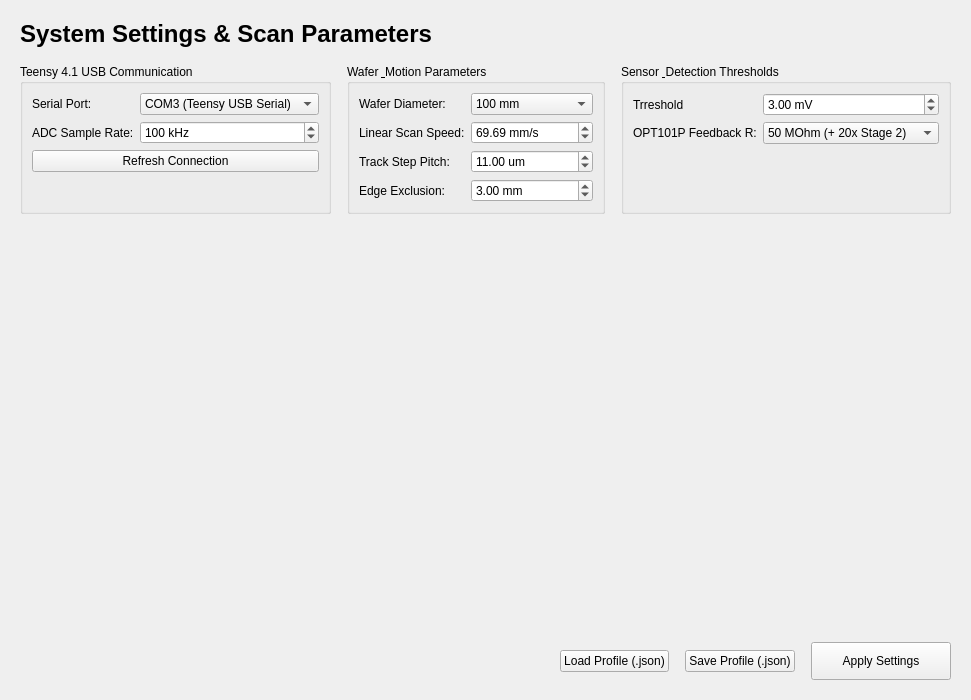
<?xml version="1.0" encoding="UTF-8"?>
<ui version="4.0">
 <class>SettingsPage</class>
 <widget class="QWidget" name="SettingsPage">
  <property name="geometry">
   <rect>
    <x>0</x>
    <y>0</y>
    <width>971</width>
    <height>700</height>
   </rect>
  </property>
  <layout class="QVBoxLayout" name="verticalLayout_main">
   <property name="spacing">
    <number>16</number>
   </property>
   <property name="leftMargin">
    <number>20</number>
   </property>
   <property name="topMargin">
    <number>20</number>
   </property>
   <property name="rightMargin">
    <number>20</number>
   </property>
   <property name="bottomMargin">
    <number>20</number>
   </property>
   <item>
    <widget class="QLabel" name="lbl_settings_title">
     <property name="font">
      <font>
       <pointsize>18</pointsize>
       <bold>true</bold>
      </font>
     </property>
     <property name="text">
      <string>System Settings &amp; Scan Parameters</string>
     </property>
    </widget>
   </item>
   <item>
    <layout class="QHBoxLayout" name="layout_columns">
     <property name="spacing">
      <number>16</number>
     </property>
     <item>
      <widget class="QGroupBox" name="group_serial">
       <property name="title">
        <string>Teensy 4.1 USB Communication</string>
       </property>
       <layout class="QFormLayout" name="formLayout_serial">
        <item row="0" column="0">
         <widget class="QLabel" name="label_port">
          <property name="text">
           <string>Serial Port:</string>
          </property>
         </widget>
        </item>
        <item row="0" column="1">
         <widget class="QComboBox" name="combo_com_port">
          <item>
           <property name="text">
            <string>COM3 (Teensy USB Serial)</string>
           </property>
          </item>
         </widget>
        </item>
        <item row="1" column="0">
         <widget class="QLabel" name="label_rate">
          <property name="text">
           <string>ADC Sample Rate:</string>
          </property>
         </widget>
        </item>
        <item row="1" column="1">
         <widget class="QSpinBox" name="spin_sample_rate">
          <property name="suffix">
           <string> kHz</string>
          </property>
          <property name="minimum">
           <number>10</number>
          </property>
          <property name="maximum">
           <number>500</number>
          </property>
          <property name="value">
           <number>100</number>
          </property>
         </widget>
        </item>
        <item row="2" column="0" colspan="2">
         <widget class="QPushButton" name="btn_reconnect_teensy">
          <property name="text">
           <string>Refresh Connection</string>
          </property>
         </widget>
        </item>
       </layout>
      </widget>
     </item>
     <item>
      <widget class="QGroupBox" name="group_scan_params">
       <property name="title">
        <string>Wafer &amp; Motion Parameters</string>
       </property>
       <layout class="QFormLayout" name="formLayout_scan">
        <item row="0" column="0">
         <widget class="QLabel" name="label_diam">
          <property name="text">
           <string>Wafer Diameter:</string>
          </property>
         </widget>
        </item>
        <item row="0" column="1">
         <widget class="QComboBox" name="combo_wafer_size">
          <item>
           <property name="text">
            <string>100 mm </string>
           </property>
          </item>
          <item>
           <property name="text">
            <string>150 mm </string>
           </property>
          </item>
          <item>
           <property name="text">
            <string>200 mm</string>
           </property>
          </item>
          <item>
           <property name="text">
            <string>300 mm</string>
           </property>
          </item>
         </widget>
        </item>
        <item row="1" column="0">
         <widget class="QLabel" name="label_speed">
          <property name="text">
           <string>Linear Scan Speed:</string>
          </property>
         </widget>
        </item>
        <item row="1" column="1">
         <widget class="QDoubleSpinBox" name="spin_scan_speed">
          <property name="suffix">
           <string> mm/s</string>
          </property>
          <property name="minimum">
           <double>1.000000000000000</double>
          </property>
          <property name="maximum">
           <double>200.000000000000000</double>
          </property>
          <property name="value">
           <double>69.689999999999998</double>
          </property>
         </widget>
        </item>
        <item row="2" column="0">
         <widget class="QLabel" name="label_pitch">
          <property name="text">
           <string>Track Step Pitch:</string>
          </property>
         </widget>
        </item>
        <item row="2" column="1">
         <widget class="QDoubleSpinBox" name="spin_track_pitch">
          <property name="suffix">
           <string> um</string>
          </property>
          <property name="minimum">
           <double>2.000000000000000</double>
          </property>
          <property name="maximum">
           <double>100.000000000000000</double>
          </property>
          <property name="value">
           <double>11.000000000000000</double>
          </property>
         </widget>
        </item>
        <item row="3" column="0">
         <widget class="QLabel" name="label_edge">
          <property name="text">
           <string>Edge Exclusion:</string>
          </property>
         </widget>
        </item>
        <item row="3" column="1">
         <widget class="QDoubleSpinBox" name="spin_edge_exclusion">
          <property name="suffix">
           <string> mm</string>
          </property>
          <property name="value">
           <double>3.000000000000000</double>
          </property>
         </widget>
        </item>
       </layout>
      </widget>
     </item>
     <item>
      <widget class="QGroupBox" name="group_detection">
       <property name="title">
        <string>Sensor &amp; Detection Thresholds</string>
       </property>
       <layout class="QFormLayout" name="formLayout_detect">
        <item row="0" column="0">
         <widget class="QLabel" name="label_t">
          <property name="text">
           <string>Trreshold</string>
          </property>
         </widget>
        </item>
        <item row="0" column="1">
         <widget class="QDoubleSpinBox" name="spin_thresh">
          <property name="suffix">
           <string> mV</string>
          </property>
          <property name="value">
           <double>3.000000000000000</double>
          </property>
         </widget>
        </item>
        <item row="1" column="0">
         <widget class="QLabel" name="label_rf">
          <property name="text">
           <string>OPT101P Feedback R:</string>
          </property>
         </widget>
        </item>
        <item row="1" column="1">
         <widget class="QComboBox" name="combo_feedback_r">
          <item>
           <property name="text">
            <string>50 MOhm (+ 20x Stage 2)</string>
           </property>
          </item>
          <item>
           <property name="text">
            <string>100 MOhm (+ 10x Stage 2)</string>
           </property>
          </item>
          <item>
           <property name="text">
            <string>20 MOhm (+ 50x Stage 2)</string>
           </property>
          </item>
         </widget>
        </item>
       </layout>
      </widget>
     </item>
    </layout>
   </item>
   <item>
    <spacer name="verticalSpacer">
     <property name="orientation">
      <enum>Qt::Orientation::Vertical</enum>
     </property>
     <property name="sizeHint" stdset="0">
      <size>
       <width>20</width>
       <height>40</height>
      </size>
     </property>
    </spacer>
   </item>
   <item>
    <layout class="QHBoxLayout" name="layout_footer">
     <item>
      <spacer name="horizontalSpacer">
       <property name="orientation">
        <enum>Qt::Orientation::Horizontal</enum>
       </property>
       <property name="sizeHint" stdset="0">
        <size>
         <width>40</width>
         <height>20</height>
        </size>
       </property>
      </spacer>
     </item>
     <item>
      <widget class="QPushButton" name="btn_load_json">
       <property name="text">
        <string>Load Profile (.json)</string>
       </property>
      </widget>
     </item>
     <item>
      <widget class="QPushButton" name="btn_save_json">
       <property name="text">
        <string>Save Profile (.json)</string>
       </property>
      </widget>
     </item>
     <item>
      <widget class="QPushButton" name="btn_apply_settings">
       <property name="minimumSize">
        <size>
         <width>140</width>
         <height>38</height>
        </size>
       </property>
       <property name="text">
        <string>Apply Settings</string>
       </property>
      </widget>
     </item>
    </layout>
   </item>
  </layout>
 </widget>
 <resources/>
 <connections/>
</ui>
